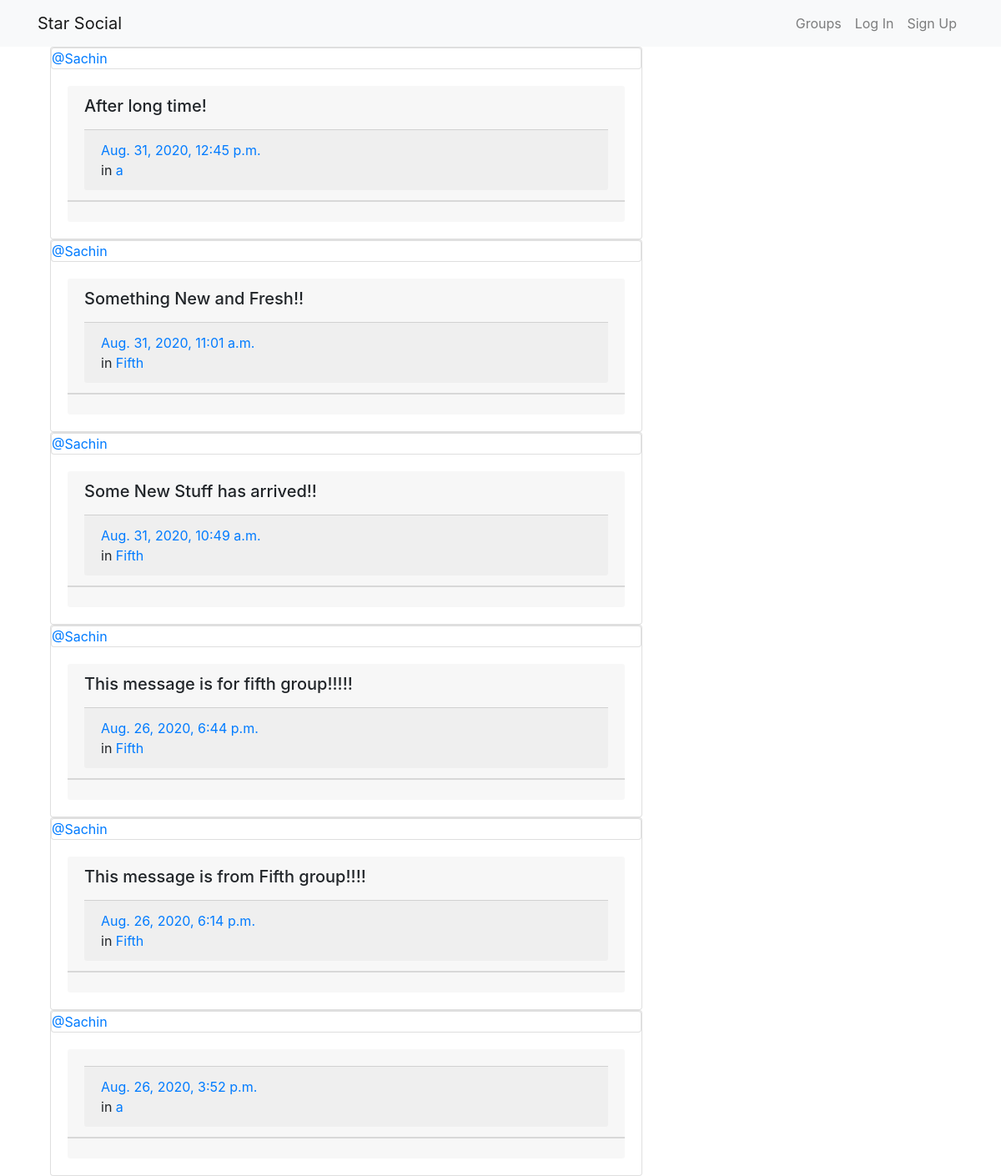
The page /posts/by/Sachin/6/ on the database its author committed.
### posts/models.py (models this page shows, shortened)
class Post(models.Model):
    user = models.ForeignKey(User, on_delete=models.CASCADE, related_name='posts')
    created_at = models.DateTimeField(auto_now=True)
    message = models.TextField()
    message_html = models.TextField(editable='False')
    group = models.ForeignKey(Group, on_delete=models.CASCADE, related_name='posts', null=True, blank=True)
    class Meta:
        ordering = ['-created_at']
        unique_together = ['user', 'message']

### groups/models.py (models this page shows, shortened)
class Group(models.Model):
    name = models.CharField(max_length=256, unique=True)
    slug = models.SlugField(allow_unicode=True, unique=True)
    description = models.TextField(blank=True, default='')
    description_html = models.TextField(editable=False, default='', blank=True)
    members = models.ManyToManyField(User, through='GroupMember')
    class Meta:
        ordering = ['name']

### posts/views.py (the view, shortened to what this page needs)
# urls.py: path('by/<username>/<int:pk>/', views.UserPost.as_view(), name='for_user'),
class UserPost(generic.ListView):
    model = models.Post
    template_name = 'posts/user_post_list.html'
    def get_queryset(self):
        try:
            self.post_user = User.objects.prefetch_related('posts').get(username__iexact=self.kwargs.get('username'))
        except User.DoesNotExist:
            raise Http404
        else:
            return self.post_user.posts.all()

### posts/templates/posts/user_post_list.html (shortened to what this page needs)
{% extends 'posts/post_base.html' %}
{% block post_content %}
  {% for post in post_list %}
  <div class="col-md-8" class="card">
      {% include 'posts/_post.html' %}
  </div>
  {% endfor %}
{% endblock %}

### posts/templates/posts/_post.html (shortened to what this page needs)
<div class="card">
  <div class="card">
    <a href="{% url 'posts:for_user' username=post.user.username pk=post.pk %}">@{{ post.user.username }}</a>
  </div>
  <div class="card-body" class="media-body">
    <div class="card-header">
      <h5>{{post.message_html|safe}}</h5>
        <div class="card-footer">
          <div class=" ">
            <time class="time">
              <a href="{% url 'posts:single' username=post.user.username pk=post.pk %}">{{ post.created_at }}</a>
            </time>
          </div>
          {% if post.group %}
    			<div class="">
            <span class="group-name">in <a href="#">{{ post.group.name }}</a></span>
          </div>
    			{% endif %}
        </div>
    </div>
    <div class="card-footer">
    </div>
  </div>
</div>

### rows shown on the page
Post: user.username "Sachin", message_html "After long time!", created_at "Aug. 31, 2020, 12:45 p.m.", group.name "a"
Post: user.username "Sachin", message_html "Something New and Fresh!!", created_at "Aug. 31, 2020, 11:01 a.m.", group.name "Fifth"
Post: user.username "Sachin", message_html "Some New Stuff has arrived!!", created_at "Aug. 31, 2020, 10:49 a.m.", group.name "Fifth"
Post: user.username "Sachin", message_html "This message is for fifth group!!!!!", created_at "Aug. 26, 2020, 6:44 p.m.", group.name "Fifth"
Post: user.username "Sachin", message_html "This message is from Fifth group!!!!", created_at "Aug. 26, 2020, 6:14 p.m.", group.name "Fifth"
Post: user.username "Sachin", created_at "Aug. 26, 2020, 3:52 p.m.", group.name "a"
